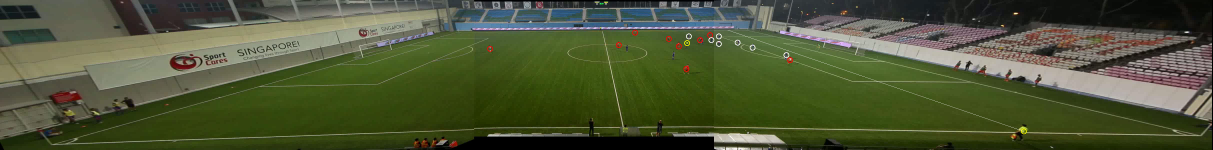
#> input picture videoTracking/image1.png, 4850 x 600 px, found by its file name (shown at 1/4 size)
$ python click.py   (Python 2 division)
#> lines starting #> are read from the running program, lines starting #| are printed output that depends on the picture
import os
import cv2
import cv2.cv as cv
import math
import numpy as np
import numpy.linalg as la
import copy


def click_and_crop(event, x, y, flags, param):
	# grab references to the global variables
	global refPt, cropping

	# if the left mouse button was clicked, record the starting
	# (x, y) coordinates and indicate that cropping is being
	# performed
	if event == cv2.EVENT_LBUTTONDOWN:
		refPt = [(x, y)]
		print x, y
		cropping = True

	# check to see if the left mouse button was released
	elif event == cv2.EVENT_LBUTTONUP:
		# record the ending (x, y) coordinates and indicate that
		# the cropping operation is finished
		refPt.append((x, y))
		cropping = False

		# draw a rectangle around the region of interest
		cv2.rectangle(image, refPt[0], refPt[1], (0, 255, 0), 2)
		cv2.imshow("image", image)


# load the image, clone it, and setup the mouse callback function
image = cv2.imread("image1.png")
#> image is the input picture: shape (600, 4850, 3); mean B, G, R 53.9, 86, 77.8
image = cv2.resize(image, (0,0), fx=0.3, fy=0.3)
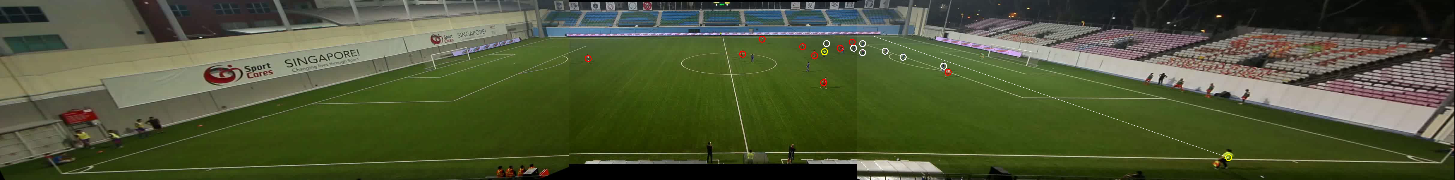
#> image: shape (180, 1455, 3); mean B, G, R 53.8, 85.9, 77.7
clone = image.copy()
cv2.namedWindow("image")
cv2.setMouseCallback("image", click_and_crop)

# keep looping until the 'q' key is pressed
while True:
	# display the image and wait for a keypress
	cv2.imshow("image", image)
	key = cv2.waitKey(1) & 0xFF
#> (key Esc is pressed here)

	# if the 'r' key is pressed, reset the cropping region
	if key == ord("r"):
		image = clone.copy()

	# if the 'c' key is pressed, break from the loop
	elif key == ord("c"):
		break

# if there are two reference points, then crop the region of interest
# from teh image and display it
if len(refPt) == 2:
	roi = clone[refPt[0][1]:refPt[1][1], refPt[0][0]:refPt[1][0]]
	cv2.imshow("ROI", roi)
	cv2.waitKey(0)

# close all open windows
cv2.destroyAllWindows()
